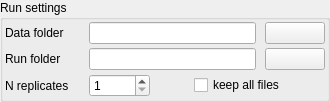
            <widget class="QGroupBox" name="groupBox_runsettings">
             <property name="sizePolicy">
              <sizepolicy hsizetype="Expanding" vsizetype="Fixed">
               <horstretch>0</horstretch>
               <verstretch>0</verstretch>
              </sizepolicy>
             </property>
             <property name="title">
              <string>Run settings</string>
             </property>
             <layout class="QVBoxLayout" name="verticalLayout_3" stretch="0,0,0">
              <property name="spacing">
               <number>4</number>
              </property>
              <property name="sizeConstraint">
               <enum>QLayout::SetNoConstraint</enum>
              </property>
              <property name="leftMargin">
               <number>2</number>
              </property>
              <property name="topMargin">
               <number>2</number>
              </property>
              <property name="rightMargin">
               <number>2</number>
              </property>
              <property name="bottomMargin">
               <number>2</number>
              </property>
              <item>
               <layout class="QHBoxLayout" name="horizontalLayout_4">
                <property name="spacing">
                 <number>-1</number>
                </property>
                <item>
                 <widget class="QLabel" name="label_2">
                  <property name="minimumSize">
                   <size>
                    <width>80</width>
                    <height>0</height>
                   </size>
                  </property>
                  <property name="text">
                   <string>Data folder</string>
                  </property>
                 </widget>
                </item>
                <item>
                 <widget class="QLineEdit" name="lineEdit_dirdata">
                  <property name="toolTip">
                   <string>&lt;html&gt;&lt;head/&gt;&lt;body&gt;&lt;p&gt;Folder to store results&lt;/p&gt;&lt;p&gt;&lt;span style=&quot; font-style:italic;&quot;&gt;This folder must exist&lt;/span&gt;&lt;/p&gt;&lt;/body&gt;&lt;/html&gt;</string>
                  </property>
                 </widget>
                </item>
                <item>
                 <spacer name="horizontalSpacer_4">
                  <property name="orientation">
                   <enum>Qt::Horizontal</enum>
                  </property>
                  <property name="sizeType">
                   <enum>QSizePolicy::Fixed</enum>
                  </property>
                  <property name="sizeHint" stdset="0">
                   <size>
                    <width>5</width>
                    <height>20</height>
                   </size>
                  </property>
                 </spacer>
                </item>
                <item>
                 <widget class="QPushButton" name="pushButton_dirdata">
                  <property name="minimumSize">
                   <size>
                    <width>60</width>
                    <height>0</height>
                   </size>
                  </property>
                  <property name="maximumSize">
                   <size>
                    <width>60</width>
                    <height>16777215</height>
                   </size>
                  </property>
                  <property name="toolTip">
                   <string>&lt;html&gt;&lt;head/&gt;&lt;body&gt;&lt;p&gt;Browse filesystem&lt;/p&gt;&lt;/body&gt;&lt;/html&gt;</string>
                  </property>
                  <property name="text">
                   <string/>
                  </property>
                  <property name="icon">
                   <iconset>
                    <normaloff>:/icons/icons/browse_1.ico</normaloff>:/icons/icons/browse_1.ico</iconset>
                  </property>
                  <property name="default">
                   <bool>false</bool>
                  </property>
                  <property name="flat">
                   <bool>false</bool>
                  </property>
                 </widget>
                </item>
               </layout>
              </item>
              <item>
               <layout class="QHBoxLayout" name="horizontalLayout_5">
                <property name="spacing">
                 <number>-1</number>
                </property>
                <property name="rightMargin">
                 <number>0</number>
                </property>
                <item>
                 <widget class="QLabel" name="label_3">
                  <property name="minimumSize">
                   <size>
                    <width>80</width>
                    <height>0</height>
                   </size>
                  </property>
                  <property name="text">
                   <string>Run folder</string>
                  </property>
                 </widget>
                </item>
                <item>
                 <widget class="QLineEdit" name="lineEdit_runfolder">
                  <property name="toolTip">
                   <string>&lt;html&gt;&lt;head/&gt;&lt;body&gt;&lt;p&gt;Folder to run analysis. Leave blank to run analysis in Data folder&lt;/p&gt;&lt;p&gt;If this folder does not exist, it will be created before the analysis, and deleted once it finishes&lt;/p&gt;&lt;/body&gt;&lt;/html&gt;</string>
                  </property>
                  <property name="text">
                   <string/>
                  </property>
                 </widget>
                </item>
                <item>
                 <spacer name="horizontalSpacer_5">
                  <property name="orientation">
                   <enum>Qt::Horizontal</enum>
                  </property>
                  <property name="sizeType">
                   <enum>QSizePolicy::Fixed</enum>
                  </property>
                  <property name="sizeHint" stdset="0">
                   <size>
                    <width>5</width>
                    <height>20</height>
                   </size>
                  </property>
                 </spacer>
                </item>
                <item>
                 <widget class="QPushButton" name="pushButton_runfolder">
                  <property name="minimumSize">
                   <size>
                    <width>60</width>
                    <height>0</height>
                   </size>
                  </property>
                  <property name="maximumSize">
                   <size>
                    <width>60</width>
                    <height>16777215</height>
                   </size>
                  </property>
                  <property name="toolTip">
                   <string>&lt;html&gt;&lt;head/&gt;&lt;body&gt;&lt;p&gt;Browse filesystem&lt;/p&gt;&lt;/body&gt;&lt;/html&gt;</string>
                  </property>
                  <property name="text">
                   <string/>
                  </property>
                  <property name="icon">
                   <iconset>
                    <normaloff>:/icons/icons/browse_1.ico</normaloff>:/icons/icons/browse_1.ico</iconset>
                  </property>
                 </widget>
                </item>
               </layout>
              </item>
              <item>
               <layout class="QHBoxLayout" name="horizontalLayout">
                <property name="spacing">
                 <number>-1</number>
                </property>
                <item>
                 <widget class="QLabel" name="label_5">
                  <property name="sizePolicy">
                   <sizepolicy hsizetype="Fixed" vsizetype="Preferred">
                    <horstretch>0</horstretch>
                    <verstretch>0</verstretch>
                   </sizepolicy>
                  </property>
                  <property name="minimumSize">
                   <size>
                    <width>80</width>
                    <height>0</height>
                   </size>
                  </property>
                  <property name="maximumSize">
                   <size>
                    <width>80</width>
                    <height>16777215</height>
                   </size>
                  </property>
                  <property name="toolTip">
                   <string>&lt;html&gt;&lt;head/&gt;&lt;body&gt;&lt;p&gt;Number of replicates to perform&lt;/p&gt;&lt;/body&gt;&lt;/html&gt;</string>
                  </property>
                  <property name="layoutDirection">
                   <enum>Qt::LeftToRight</enum>
                  </property>
                  <property name="text">
                   <string>N replicates</string>
                  </property>
                 </widget>
                </item>
                <item>
                 <widget class="QSpinBox" name="spinBox_nreps">
                  <property name="toolTip">
                   <string>&lt;html&gt;&lt;head/&gt;&lt;body&gt;&lt;p&gt;Number of replicates to perform&lt;/p&gt;&lt;/body&gt;&lt;/html&gt;</string>
                  </property>
                  <property name="minimum">
                   <number>1</number>
                  </property>
                  <property name="maximum">
                   <number>10000</number>
                  </property>
                 </widget>
                </item>
                <item>
                 <spacer name="horizontalSpacer_2">
                  <property name="orientation">
                   <enum>Qt::Horizontal</enum>
                  </property>
                  <property name="sizeHint" stdset="0">
                   <size>
                    <width>40</width>
                    <height>20</height>
                   </size>
                  </property>
                 </spacer>
                </item>
                <item>
                 <widget class="QCheckBox" name="checkBox_dirty">
                  <property name="toolTip">
                   <string>&lt;html&gt;&lt;head/&gt;&lt;body&gt;&lt;p&gt;Usual behaviour is to store only summary files at the end of the analysis. If checked, all files created during the analysis will be kept - fasta, fastaq, aln, bam, vcf, temporary files, etc...&lt;/p&gt;&lt;/body&gt;&lt;/html&gt;</string>
                  </property>
                  <property name="text">
                   <string>keep all files</string>
                  </property>
                 </widget>
                </item>
                <item>
                 <spacer name="horizontalSpacer">
                  <property name="orientation">
                   <enum>Qt::Horizontal</enum>
                  </property>
                  <property name="sizeHint" stdset="0">
                   <size>
                    <width>40</width>
                    <height>20</height>
                   </size>
                  </property>
                 </spacer>
                </item>
               </layout>
              </item>
             </layout>
            </widget>
